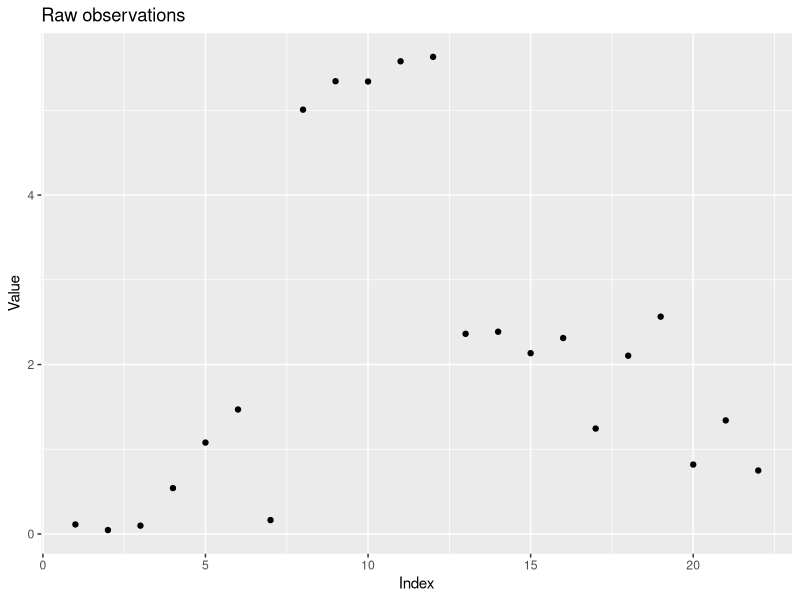

Reproduce this figure in R. (Note: this script raises an error after producing the figure.)
### Author: Eric Kalosa-Kenyon
### STA 243 Hw2 - Genetic algorithms and simulated annealing

##### BEGIN: Genetic algorithm

### Purpose of this algorithm
#   The goal of this program is to find an optimal solution for a piecewise
#   constant regression problem. The method used is genetic algorithms.
#   Chromosomes are binary representations of the presense or absense of
#   discontinuities in the fitted piecewise constant regression.

### Pseudocode overview
# Generate observations used for regression
# Parameterize algorithm
# Initialize random population
# Until convergence
#   Calculate fitness in current generation
#   Mate individuals proportional to fitness
# Plot result

### BEGIN: Code
rm(list=ls())

## Imports
library("ggplot2")
library("dplyr")

## Subroutines
random_chromosome = function(num_genes, nucleobases=c(0,1)){
    # Generates a chromosome
    #   lenght of chromosome is (num_genes)
    #   each element of the chromosome is an element of (nucleobases)
    x = sample(nucleobases, num_genes, replace=TRUE)
    x = paste(x, collapse='')
    return(x)
}

mate_chromosomes = function(parents, xr=0.1, mr=0.1){
    # Produce a single offspring from parent chromosomes (p1, p2) with a
    # crossover rate (xr) and a mutation rate (mr)

    p1 = parents[1]
    p2 = parents[2]
    browser()
    stopifnot(nchar(p1) == nchar(p2))

    child = paste(rep("0", nchar(p1)), collapse='') # initialize child "000..."

    w = 1 # crossover parameter
    for(i in 1:nchar(p1)){

        # Give child parents' genes for each gene (i)
        #   from p1 if w == 1
        #   from p2 if w == 0
        if(w){
            child[i] = p1[i]
        }else{
            child[i] = p2[i]
        }

        # Mutate gene
        if(runif(1)<mr){
            child[i] = (child[i] + 1) %% 2
        }

        # Crossover if required
        if(runif(1)<xr){
            w = (w + 1) %% 2
        }
    }
    return(child)
}

loss_fxn = function(segment_observns){
    # Sum of square distance from mean
    return(
        sum((segment_observns - mean(segment_observns))^2)
    )
}

complexity_penalty = function(x){
    # Penalize the chromosome for the number of breakpoints it has
    n_1s = sum(as.numeric(strsplit(x, split="")[[1]]))
    return(log(n_1s + 2))
}

fitness = function(population, raw){
    # Calculate fitness for each individual in the population relative to the
    #   raw data. Return a vector of floats.

    # Check that input is ok
    stopifnot(nchar(population$Chromosomes[1]) + 1 == length(raw))

    # Initialize parameters
    losses = c()
    K = dim(population)[1]  # (K) is number of individuals in population

    for(k in 1:K){ # for each individual in the population
        x = population$Chromosome[k] # the individual's chromosome
        segment_observations = c(raw[1])
        loss = 0 # initialize base loss to 0

        for(i in 1:nchar(x)){ # for each gene in the chromosome
            g = as.integer(substr(x, i, i)) # extract the gene from the string

            if(g){ # if the gene indicates a breakpoint
                # calculate and increment overall loss by segment loss
                loss = loss + loss_fxn(segment_observations)
                segment_observations = c(raw[i+1]) # reset to next segment

            }else{ # if the gene does not indicate a breakpoint
                # extend the segment
                segment_observations = c(segment_observations, raw[i+1])
            }
        }

        # Calculate loss for final segment
        loss = loss + loss_fxn(segment_observations)
        # Penalize for complexity
        loss = loss * complexity_penalty(x)

        losses = c(losses, loss) # record that individual's loss
    }

    fitness = max(losses)+1 - losses # so higher loss is lower fitness, all >0
    fitness = fitness/max(fitness) # normalize to (0,1)
    return(fitness)
}

## Generate observations
# TODO: replace simple raw data with the generator given in the homework
raw = c(0,0,0,1,1,1,1,5,5,5,6,6,2,2,2,2,2,2,3,1,1,1)
truth = "001000100101000001100"
sd = 0.3
N = length(raw)
raw = raw + rnorm(N, sd=sd)

# Plot the generated data
raw_df = data.frame(y=raw, x=1:length(raw))
plt1 = ggplot(raw_df, aes(x=x, y=y)) +
    geom_point() +
    xlab("Index") + ylab("Value") +
    ggtitle("Raw observations")

## Parameterize algoritm and initialize major objects
pop_col_names = c("Chromosome", "Fitness", "Generation")
pop = data.frame(matrix(ncol = 3, nrow = 0))   # Holds all individuals
colnames(pop) = pop_col_names
K = 20  # Number of chromosomes in each generation
G = 70  # Maximum number of generations

## Initialize first generation
g = 1
for(i in 1:K){
    x = random_chromosome(num_genes=N-1) # returns string of 1s and 0s
    individual = c(x, NA, g)
    pop[dim(pop)[1]+1,] = individual
}

## Calculate fitness and mate each generation
for(g in 2:G){
    parent_generation = pop[pop$Generation == g-1,]
    parent_fitness = fitness(parent_generation, raw)
    # Put parent fitness into main dataframe
    pop[rownames(parent_generation),]$Fitness = parent_fitness
    parent_generation$Fitness = parent_fitness # inelegant but effective

    for(k in 1:K){
        parents = sample_n(parent_generation,
                         2,
                         replace=FALSE,
                         weight=Fitness)
        parent_chromosomes = parents$Chromosome
        child_chromosome = mate_chromosomes(parent_chromosomes)
        child = c(child_chromosome, NA, g)
        pop[dim(pop)[1]+1,] = child
    }
}
#TODO: plot max_fitness as a function of generation

## Recover and plot max fitness chromosome
max_fitness_chromosome = pop$Chromosome[pop$Fitness == max(pop$Fitness)]
#TODO: ensure there is only one max_fitness_chromosome
#TODO: plot this chromosome with the raw data

##### END: Genetic algorithm

### NOTES:

# stopifnot(a==b) # R's version of assert

# # Given function in hw handout, used for evaluating fitness
# truefunction<-function(x){
#     t <- c(0.1, 0.13, 0.15, 0.23, 0.25, 0.4, 0.44, 0.65, 0.76, 0.78, 0.81)
#     h <- c(4, -5, 3, -4, 5, -4.2, 2.1, 4.3, -3.1, 2.1, -4.2)
#     temp <- 0
#     for(i in 1:11) {
#         temp <- temp + h[i]/2 * (1 + sign(x - t[i]))
#     }
#     return(temp)
# }
# n<-512
# x<-(0:(n-1))/n
# f<-truefunction(x)
# set.seed(0401)
# y<-f+rnorm(f)/3
# plot(x,y)
# lines(x,f)
